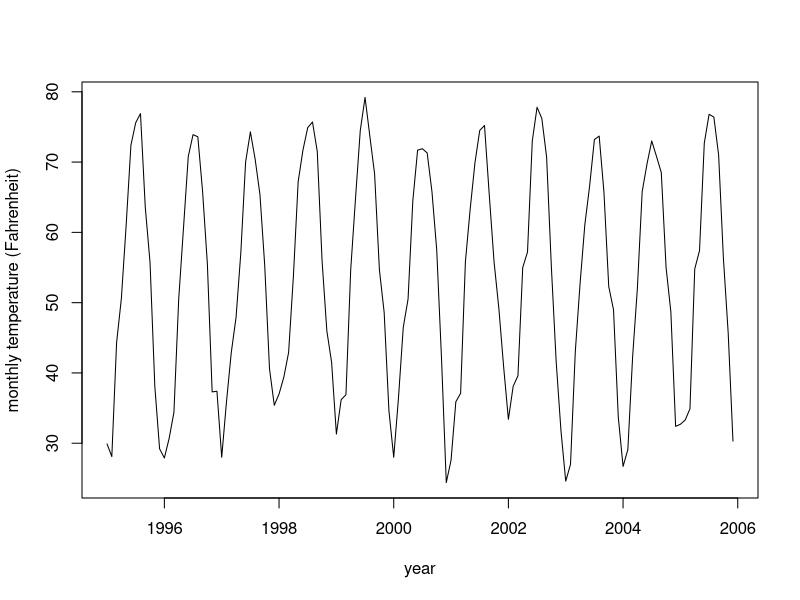
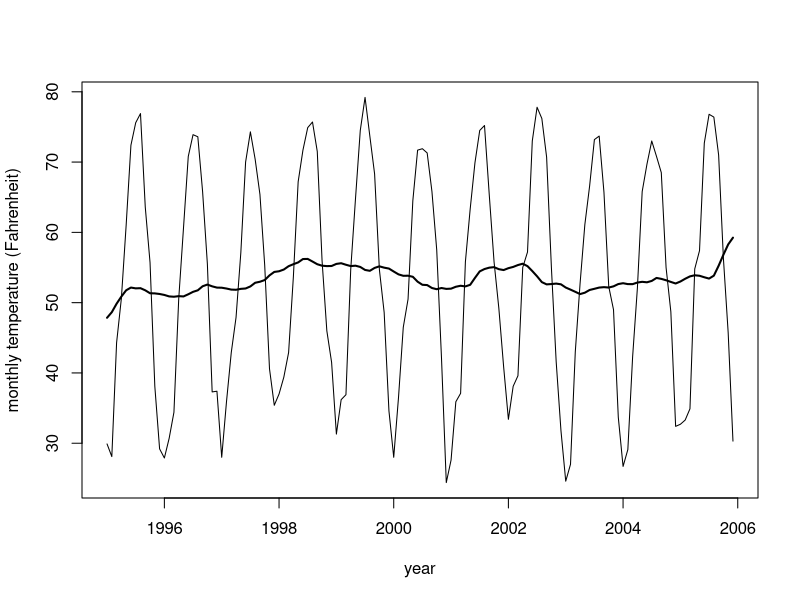
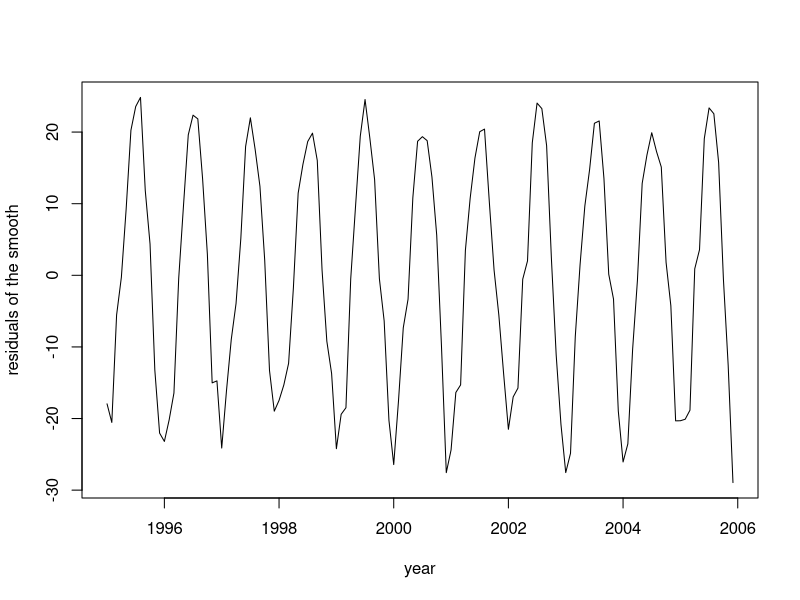
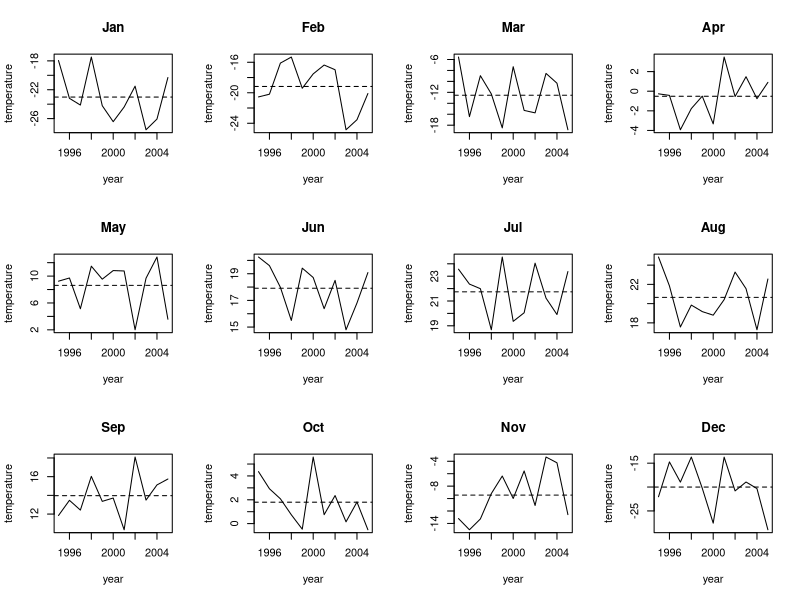

Write R code to recreate these figures, in order.
## ---- chunk 1
knitr::opts_chunk$set(echo = FALSE, warning = FALSE, error = FALSE)
## ---- chunk 2

temp <-
  c(29.9, 28.1, 44.3, 50.6, 61.0, 72.4, 75.6, 76.9, 63.6, 55.7, 38.1, 29.2,
    27.9, 30.7, 34.4, 50.5, 60.6, 70.8, 73.9, 73.6, 65.8, 55.5, 37.3, 37.4,
    28.0, 35.9, 42.9, 47.9, 57.1, 70.0, 74.3, 70.4, 65.4, 55.3, 40.6, 35.4,
    37.0, 39.4, 42.9, 53.7, 67.2, 71.7, 74.9, 75.7, 71.5, 56.0, 46.0, 41.5,
    31.3, 36.2, 36.9, 54.7, 64.8, 74.5, 79.2, 73.7, 68.3, 54.7, 48.6, 34.6,
    28.0, 36.5, 46.5, 50.5, 64.5, 71.7, 71.9, 71.3, 65.8, 57.5, 42.1, 24.4,
    27.6, 35.9, 37.1, 55.8, 63.3, 69.9, 74.5, 75.2, 65.3, 55.8, 49.2, 40.9,
    33.4, 38.1, 39.6, 55.0, 57.2, 73.0, 77.8, 76.2, 70.7, 55.0, 41.6, 31.8,
    24.6, 27.0, 43.0, 52.7, 61.1, 66.6, 73.2, 73.7, 65.7, 52.3, 49.0, 33.7,
    26.7, 29.1, 42.3, 52.1, 65.8, 69.7, 73.0, 70.8, 68.5, 55.0, 48.7, 32.4,
    32.7, 33.3, 34.9, 54.8, 57.4, 72.7, 76.8, 76.4, 71.0, 56.3, 45.7, 30.3)

## set up the time variable, 'year'
year <- seq(from=1995, by=1/12, length=length(temp))

## plot the time series.
plot(year, temp, type="l",
     xlab="year", ylab="monthly temperature (Fahrenheit)")

## ---- chunk 3

## We will now carry out the classical decomposition algorithm.

## ======================================================================
## ** Step 1 of the algorithm **
## Estimate the trend by smoothing the time series.
## ======================================================================

## let us choose the period to be d=12 months
d <- 12

## half.d is d/2 
half.d <- d/2

## smooth the temp time series using the 'filter' command
our.filter <- c(0.5, rep(1,d-1), 0.5)/d

## display 'our.filter' to see the values makes sense!
our.filter

## 'n' is the length of time series
n <- length(temp)

## We will not filter the variable 'temp',
## but a new variable called 'longer.temp'
longer.temp <- c(temp[(d/2):1], temp, temp[n:(n-d/2+1)])
longer.temp

## now filter 'longer.temp'.
temp.MA <- filter(longer.temp, our.filter)[(d/2+1):(d/2+n)]
temp.MA

## ---- chunk 4

## plot the time series.
plot(year, temp, type="l",
     xlab="year", ylab="monthly temperature (Fahrenheit)")

## overlay the smooth
lines(year, temp.MA, type="l", lwd=2)

## ---- chunk 5

## ======================================================================
## ** Step 2 of the algorithm **
## Estimate the seasonal component.
## ======================================================================

## calculate and plot the residuals of the smooth.
temp.MA.resids <- temp - temp.MA

## plot the time series (first plot)
plot(year, temp.MA.resids, type="l",
     xlab="year", ylab="residuals of the smooth")

## we define a variable to hold the names of the months
months <- c("Jan", "Feb", "Mar", "Apr", "May", "Jun",
            "Jul", "Aug", "Sep", "Oct", "Nov", "Dec")

## Now we need to estimate the average seasonal components.
## There should be 'd=12' of them.
## We first form 'temp.MA.resids' into a matrix with 'd' rows.
temp.matrix <- matrix(temp.MA.resids, nrow=d)
temp.matrix

## create the plot of temperatures by month (second plot)
## in a panel of size 3 rows by 4 columns.
par(mfrow=c(3,4)) 
for (m in 1:12) {
  plot(1995:2005, temp.matrix[m,], type="l",
       xlab="year", ylab="temperature", main=months[m])
  abline(h=mean(temp.matrix[m,]), lty=2)
}

